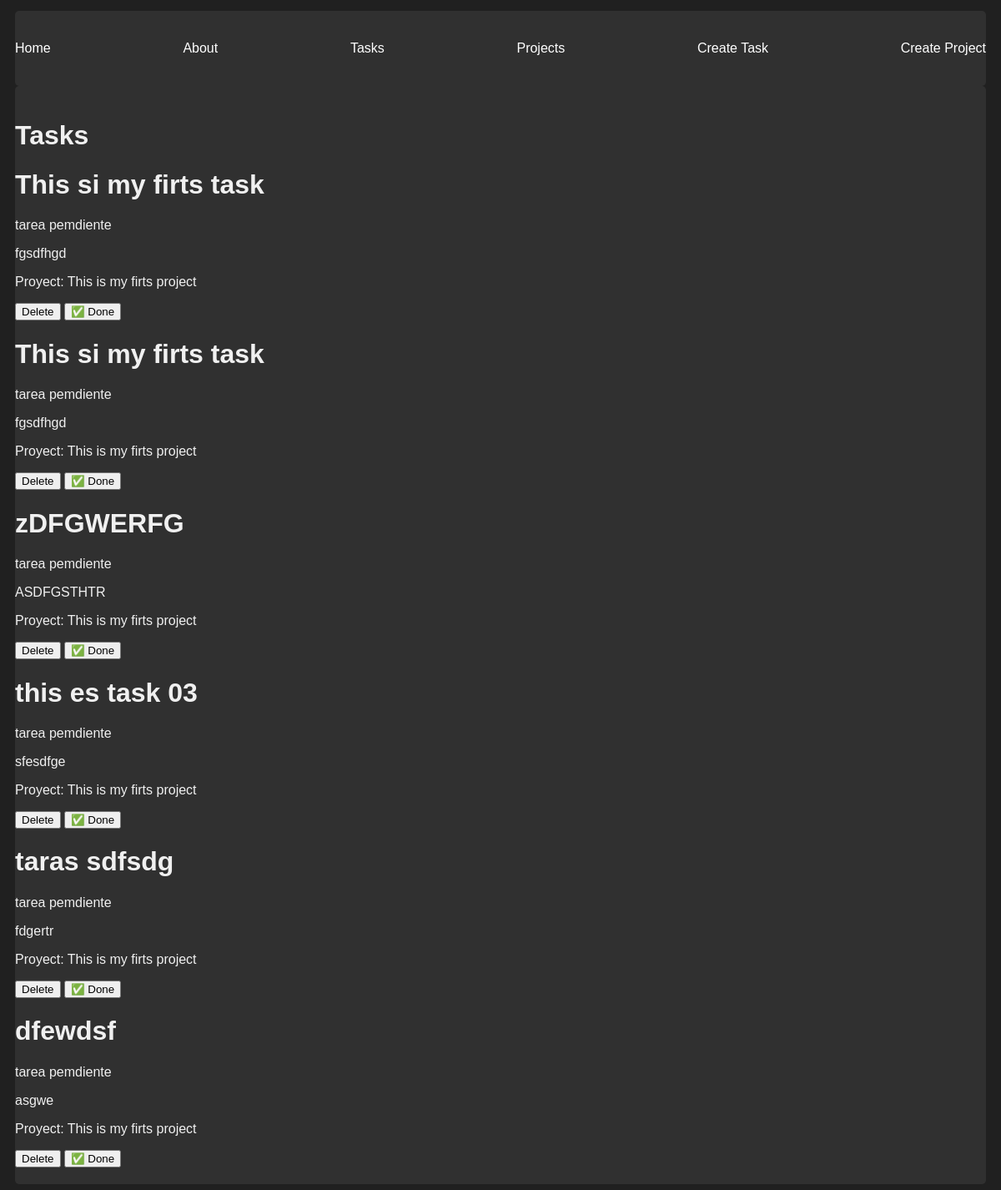
The page /tasks/ on the database as committed earlier.
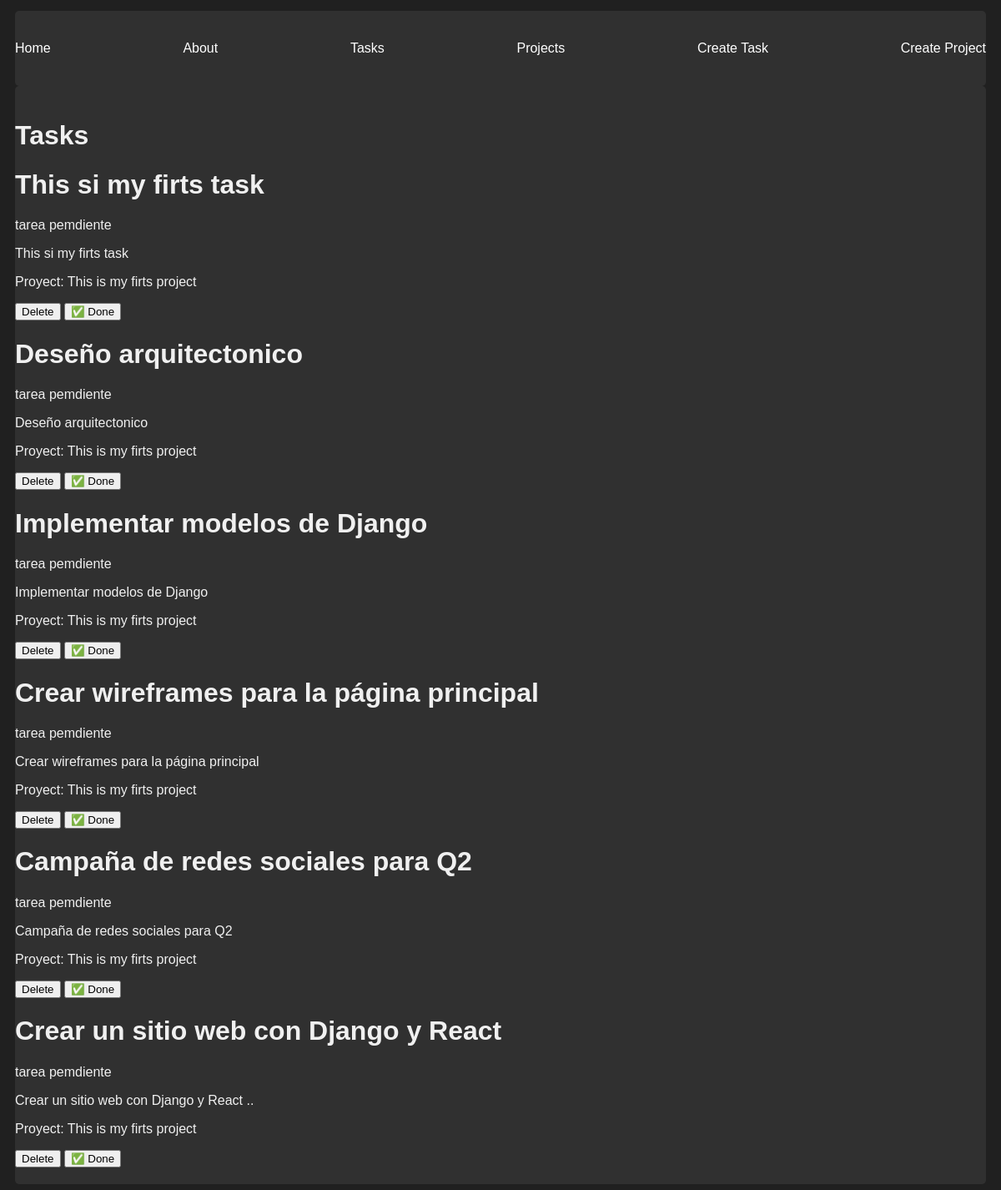
The same page on the database as committed later.
### myapp/models.py (models this page shows, shortened)
class Task(models.Model):
    title = models.CharField(max_length=200)
    description = models.TextField()
    project = models.ForeignKey(Project, on_delete =models.CASCADE)
    done  = models.BooleanField(default=False)

class Project(models.Model):
    name = models.CharField(max_length=200)

### myapp/views.py (the view)
# urls.py: path('tasks/',views.tasks, name="tasks"),
def tasks(request):
    try:
        tasks = Task.objects.all()
        return render(request, 'tasks/task.html', {'tasks': tasks})
    except Task.DoesNotExist:
        raise Http404("La tarea no existe   ")

### myapp/templates/tasks/task.html
{% extends  'layouts/base.html' %}
{% block content %}
    <h1>Tasks</h1>
    {% for task in tasks %}
    <h1>
        <h1>{{task.title}} </h1>
        {% if task.done == True %}
            <p>tarea realizado </p>
        {% else %}
            <p>tarea pemdiente</p>
        {% endif %}
        <p>{{task.description}} </p>
        <p>Proyect: {{task.project.name}} </p>
        <button>Delete</button>
        <button>✅ Done</button>
    </h1>
    {% endfor %}
{% endblock %}

Rows that differ between the two databases and show on the page:
changed Task "This si my firts task": description "fgsdfhgd" → "This si my firts task"
changed Task: title "This si my firts task" → "Deseño arquitectonico"; description "fgsdfhgd" → "Deseño arquitectonico"
changed Task: title "zDFGWERFG" → "Implementar modelos de Django"; description "ASDFGSTHTR" → "Implementar modelos de Django"
changed Task: title "this es task 03" → "Crear wireframes para la página principal"; description "sfesdfge" → "Crear wireframes para la página principal"
changed Task: title "taras sdfsdg" → "Campaña de redes sociales para Q2"; description "fdgertr" → "Campaña de redes sociales para Q2"
changed Task: title "dfewdsf" → "Crear un sitio web con Django y React"; description "asgwe" → "Crear un sitio web con Django y React .."
